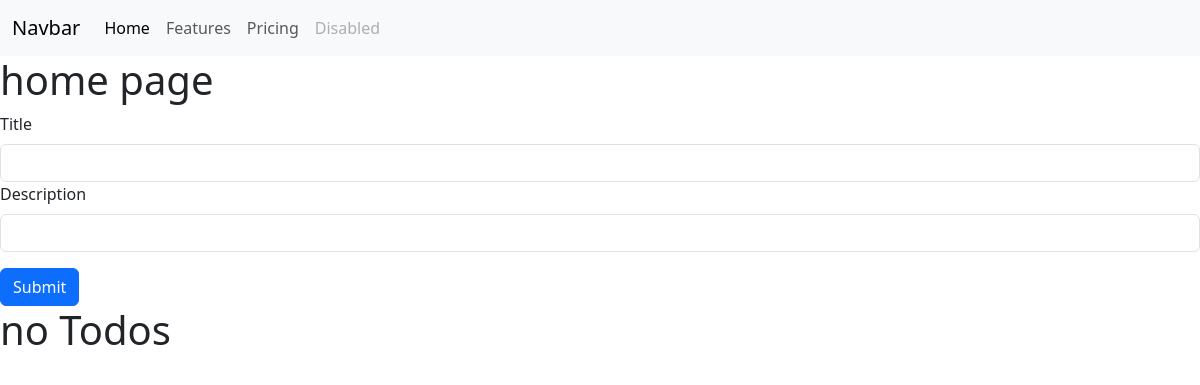
Before: / with the older database file.
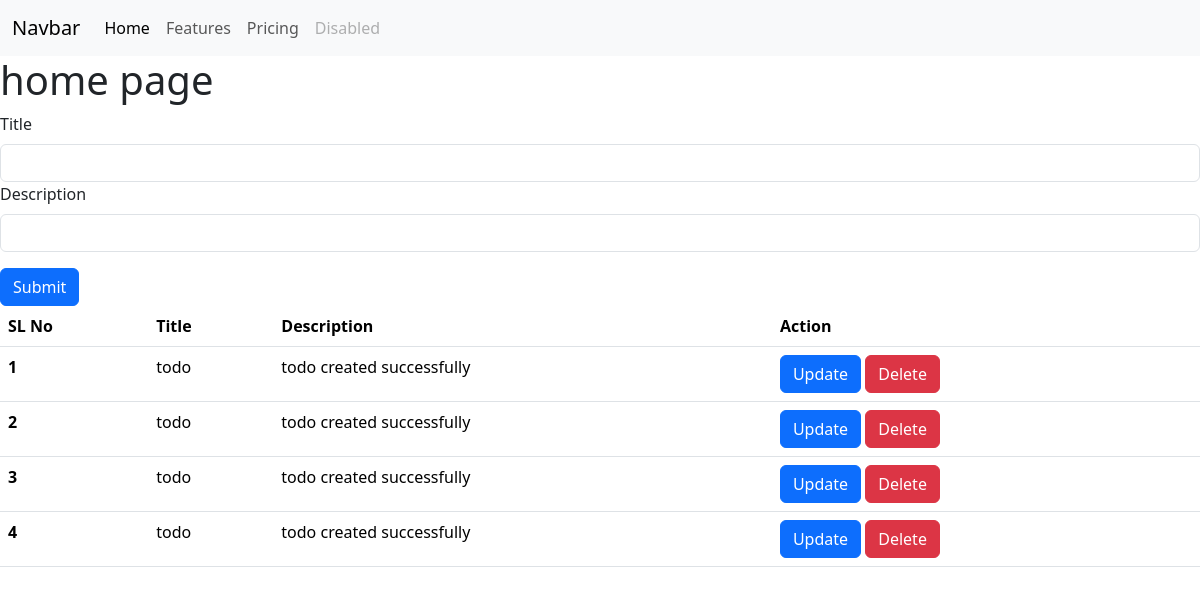
After: the same page with the newer database file.
### app/models.py (models this page shows, shortened)
class Todo(models.Model):
    slno = models.IntegerField(primary_key=True)
    title = models.CharField(max_length=50)
    desc= models.TextField()

### app/views.py (the view)
# urls.py: path('', home ,name= 'home'),
def home(request):
    all_todos = Todo.objects.all()
    d = {'all_todos': all_todos}
    if request.method == 'POST':
        title = request.POST.get('title')
        desc = request.POST.get('desc')
        TO = Todo(title=title, desc=desc)
        TO.save()
    return render(request, 'home.html', d)

### templates/home.html (shortened to what this page needs)
{% extends "base.html" %}
{% block body %}
<h1>home page</h1>
<form method="post">
    <div class="mb-3">
      <label for="exampleInputEmail1" class="form-label">Title</label>
      <input type="text" class="form-control" id="exampleInputEmail1" aria-describedby="emailHelp" name="title">
    <div class="mb-3">
      <label for="exampleInputPassword1" class="form-label">Description</label>
      <input type="text" class="form-control" id="exampleInputPassword1" name="desc">
    </div>
    <button type="submit" class="btn btn-primary">Submit</button>
  </form>
  {% if all_todos %}
  <table class="table">
    <thead>
      <tr>
        <th scope="col">SL No</th>
        <th scope="col">Title</th>
        <th scope="col">Description</th>
        <th scope="col">Action</th>
      </tr>
    </thead>
    <tbody>
        {% for todo in all_todos %}
        <tr>
          <th>{{forloop.counter}}</th>
          <td>{{todo.title}}</td>
          <td>{{todo.desc}}</td>
          <td>
            <a href="{% url 'update' todo.pk %}"><button type="button" class="btn btn-primary">Update</button></a>
            <a href=""><button type="button" class="btn btn-danger">Delete</button></a>
          </td>
        </tr>
        {% endfor %}
      </tbody>
    </table>
    {% else %}
    <h1>no Todos</h1>
  {% endif %}
{% endblock body %}

### templates/base.html (shortened to what this page needs)
<!DOCTYPE html>
<html lang="en">
<head>
    <link href="https://cdn.jsdelivr.net/npm/bootstrap@5.3.3/dist/css/bootstrap.min.css" rel="stylesheet">
</head>
<body>
    <nav class="navbar navbar-expand-lg bg-body-tertiary">
        <div class="container-fluid">
          <a class="navbar-brand" href="#">Navbar</a>
          <div class="collapse navbar-collapse" id="navbarNav">
            <ul class="navbar-nav">
              <li class="nav-item">
                <a class="nav-link active" aria-current="page" href="#">Home</a>
              </li>
              <li class="nav-item">
                <a class="nav-link" href="#">Features</a>
              </li>
              <li class="nav-item">
                <a class="nav-link" href="#">Pricing</a>
              </li>
              <li class="nav-item">
                <a class="nav-link disabled" aria-disabled="true">Disabled</a>
              </li>
            </ul>
          </div>
        </div>
      </nav>
      {% block body %}
      {% endblock body %}
</body>
</html>

Changed rows visible on the page:
added Todo: title "todo", desc "todo created successfully"
added Todo: title "todo", desc "todo created successfully"
added Todo: title "todo", desc "todo created successfully"
added Todo: title "todo", desc "todo created successfully"
Other visible differences:
text no longer shown: "no Todos"
text now shown: "SL No Title Description Action"
